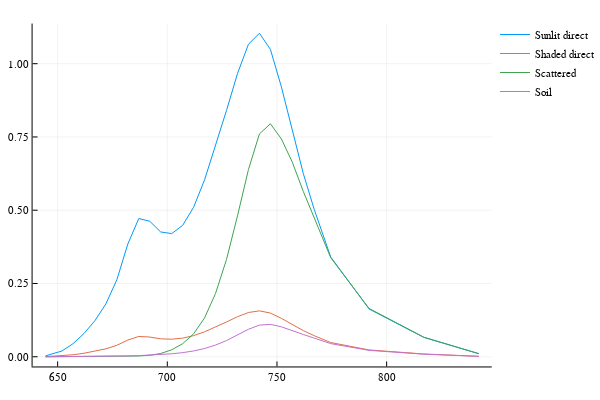

This figure's notebook cell:
### Code cell
@btime CanopyRTMod.computeSIF_Fluxes!(arrayOfLeaves, canOpt, canRad, canopy, CanopyRTMod.soil);
#piLo1, piLo2, piLo3, piLo4, F⁻,F⁺,S⁻,S⁺,piLs, piLd =
#println(size(piLs))
#plot(wlf, piLs)
#plot(wlf, F⁺[:,1], label="Hemispheric Fluorescence")
plot(wlf, canRad.SIF_obs_sunlit, label="Sunlit direct")
plot!(wlf, canRad.SIF_obs_shaded, label="Shaded direct")
plot!(wlf, canRad.SIF_obs_scattered, label="Scattered")
plot!(wlf, canRad.SIF_obs_soil, label="Soil")

### Figure 1 — Plotly figure (JSON) as saved in the notebook; plotly's stock layout.template omitted (floating-point values rounded to 4 significant figures)
{"data": [{"colorbar": {"title": ""}, "legendgroup": "Sunlit direct", "line": {"color": "rgba(0, 154, 250, 1.000)", "dash": "solid", "shape": "linear", "width": 1}, "mode": "lines", "name": "Sunlit direct", "showlegend": true, "type": "scatter", "x": [644.5, 652, 657, 662, 667, 672, 677, 682, 687, 692, 697, 702, 707, 712, 717, 722, 727, 732, 737, 742, 747, 752, 757, 762, 767, 774.5, 792, 817, 842], "xaxis": "x1", "y": [0.003006, 0.0198, 0.04451, 0.07923, 0.1231, 0.1804, 0.2629, 0.3846, 0.4717, 0.4623, 0.4258, 0.4203, 0.4483, 0.5103, 0.6039, 0.7188, 0.8406, 0.9664, 1.066, 1.104, 1.049, 0.9212, 0.777, 0.6253, 0.5026, 0.3403, 0.1631, 0.06595, 0.01052], "yaxis": "y1", "zmax": null, "zmin": null}, {"colorbar": {"title": ""}, "legendgroup": "Shaded direct", "line": {"color": "rgba(227, 111, 71, 1.000)", "dash": "solid", "shape": "linear", "width": 1}, "mode": "lines", "name": "Shaded direct", "showlegend": true, "type": "scatter", "x": [644.5, 652, 657, 662, 667, 672, 677, 682, 687, 692, 697, 702, 707, 712, 717, 722, 727, 732, 737, 742, 747, 752, 757, 762, 767, 774.5, 792, 817, 842], "xaxis": "x1", "y": [0.0004577, 0.003, 0.006719, 0.01193, 0.01848, 0.02699, 0.03915, 0.05696, 0.06928, 0.06722, 0.06124, 0.05991, 0.06352, 0.07207, 0.08516, 0.1014, 0.1186, 0.1366, 0.151, 0.1566, 0.1491, 0.1312, 0.1108, 0.08921, 0.07174, 0.04859, 0.0233, 0.009421, 0.001503], "yaxis": "y1", "zmax": null, "zmin": null}, {"colorbar": {"title": ""}, "legendgroup": "Scattered", "line": {"color": "rgba(62, 164, 78, 1.000)", "dash": "solid", "shape": "linear", "width": 1}, "mode": "lines", "name": "Scattered", "showlegend": true, "type": "scatter", "x": [644.5, 652, 657, 662, 667, 672, 677, 682, 687, 692, 697, 702, 707, 712, 717, 722, 727, 732, 737, 742, 747, 752, 757, 762, 767, 774.5, 792, 817, 842], "xaxis": "x1", "y": [2.33e-05, 0.0001287, 0.000265, 0.0004209, 0.0005982, 0.0008425, 0.001214, 0.001832, 0.002739, 0.004989, 0.01113, 0.02371, 0.0446, 0.07823, 0.1327, 0.2162, 0.3321, 0.4808, 0.6388, 0.7602, 0.7949, 0.7435, 0.6639, 0.5643, 0.4759, 0.3381, 0.1647, 0.06658, 0.0106], "yaxis": "y1", "zmax": null, "zmin": null}, {"colorbar": {"title": ""}, "legendgroup": "Soil", "line": {"color": "rgba(195, 113, 210, 1.000)", "dash": "solid", "shape": "linear", "width": 1}, "mode": "lines", "name": "Soil", "showlegend": true, "type": "scatter", "x": [644.5, 652, 657, 662, 667, 672, 677, 682, 687, 692, 697, 702, 707, 712, 717, 722, 727, 732, 737, 742, 747, 752, 757, 762, 767, 774.5, 792, 817, 842], "xaxis": "x1", "y": [2.921e-05, 0.0001758, 0.0003757, 0.000621, 0.0008977, 0.001264, 0.00182, 0.002757, 0.003921, 0.005259, 0.007245, 0.01014, 0.01404, 0.01969, 0.02809, 0.03994, 0.05534, 0.07434, 0.09381, 0.1079, 0.1106, 0.1021, 0.09024, 0.07596, 0.06355, 0.04482, 0.02178, 0.008804, 0.001403], "yaxis": "y1", "zmax": null, "zmin": null}], "layout": {"annotations": [], "height": 400, "legend": {"bgcolor": "rgba(255, 255, 255, 1.000)", "bordercolor": "rgba(0, 0, 0, 1.000)", "font": {"color": "rgba(0, 0, 0, 1.000)", "family": "sans-serif", "size": 11}, "tracegroupgap": 0, "x": 1, "y": 1}, "margin": {"b": 20, "l": 0, "r": 0, "t": 20}, "paper_bgcolor": "rgba(255, 255, 255, 1.000)", "plot_bgcolor": "rgba(255, 255, 255, 1.000)", "showlegend": true, "width": 600, "xaxis": {"anchor": "y1", "domain": [0.06582, 0.9934], "gridcolor": "rgba(0, 0, 0, 0.100)", "gridwidth": 0.5, "linecolor": "rgba(0, 0, 0, 1.000)", "mirror": false, "range": [638.6, 847.9], "showgrid": true, "showline": true, "showticklabels": true, "tickangle": 0, "tickcolor": "rgb(0, 0, 0)", "tickfont": {"color": "rgba(0, 0, 0, 1.000)", "family": "sans-serif", "size": 11}, "tickmode": "array", "ticks": "inside", "ticktext": ["650", "700", "750", "800"], "tickvals": [650, 700, 750, 800], "title": "", "titlefont": {"color": "rgba(0, 0, 0, 1.000)", "family": "sans-serif", "size": 15}, "type": "-", "visible": true, "zeroline": false, "zerolinecolor": "rgba(0, 0, 0, 1.000)"}, "yaxis": {"anchor": "x1", "domain": [0.03762, 0.9902], "gridcolor": "rgba(0, 0, 0, 0.100)", "gridwidth": 0.5, "linecolor": "rgba(0, 0, 0, 1.000)", "mirror": false, "range": [-0.03309, 1.137], "showgrid": true, "showline": true, "showticklabels": true, "tickangle": 0, "tickcolor": "rgb(0, 0, 0)", "tickfont": {"color": "rgba(0, 0, 0, 1.000)", "family": "sans-serif", "size": 11}, "tickmode": "array", "ticks": "inside", "ticktext": ["0.00", "0.25", "0.50", "0.75", "1.00"], "tickvals": [0, 0.25, 0.5, 0.75, 1], "title": "", "titlefont": {"color": "rgba(0, 0, 0, 1.000)", "family": "sans-serif", "size": 15}, "type": "-", "visible": true, "zeroline": false, "zerolinecolor": "rgba(0, 0, 0, 1.000)"}}}
